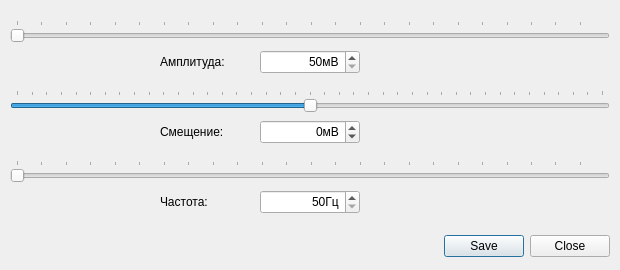
<?xml version="1.0" encoding="UTF-8"?>
<ui version="4.0">
 <class>qOutput</class>
 <widget class="QDialog" name="qOutput">
  <property name="geometry">
   <rect>
    <x>0</x>
    <y>0</y>
    <width>620</width>
    <height>270</height>
   </rect>
  </property>
  <property name="sizePolicy">
   <sizepolicy hsizetype="Fixed" vsizetype="Fixed">
    <horstretch>0</horstretch>
    <verstretch>0</verstretch>
   </sizepolicy>
  </property>
  <property name="minimumSize">
   <size>
    <width>620</width>
    <height>270</height>
   </size>
  </property>
  <property name="maximumSize">
   <size>
    <width>620</width>
    <height>270</height>
   </size>
  </property>
  <property name="windowTitle">
   <string>Настройка параметров выходного сигнала</string>
  </property>
  <widget class="QDialogButtonBox" name="buttonBox">
   <property name="geometry">
    <rect>
     <x>10</x>
     <y>230</y>
     <width>600</width>
     <height>32</height>
    </rect>
   </property>
   <property name="orientation">
    <enum>Qt::Horizontal</enum>
   </property>
   <property name="standardButtons">
    <set>QDialogButtonBox::Close|QDialogButtonBox::Save</set>
   </property>
  </widget>
  <widget class="QLabel" name="label_2">
   <property name="geometry">
    <rect>
     <x>160</x>
     <y>120</y>
     <width>100</width>
     <height>24</height>
    </rect>
   </property>
   <property name="text">
    <string>Смещение:</string>
   </property>
  </widget>
  <widget class="QLabel" name="label_5">
   <property name="geometry">
    <rect>
     <x>160</x>
     <y>50</y>
     <width>100</width>
     <height>24</height>
    </rect>
   </property>
   <property name="text">
    <string>Амплитуда:</string>
   </property>
   <property name="alignment">
    <set>Qt::AlignLeading|Qt::AlignLeft|Qt::AlignVCenter</set>
   </property>
  </widget>
  <widget class="QLabel" name="label_10">
   <property name="geometry">
    <rect>
     <x>160</x>
     <y>190</y>
     <width>100</width>
     <height>24</height>
    </rect>
   </property>
   <property name="text">
    <string>Частота:</string>
   </property>
  </widget>
  <widget class="QSlider" name="sliderOut">
   <property name="geometry">
    <rect>
     <x>10</x>
     <y>20</y>
     <width>600</width>
     <height>24</height>
    </rect>
   </property>
   <property name="minimum">
    <number>50</number>
   </property>
   <property name="maximum">
    <number>12000</number>
   </property>
   <property name="pageStep">
    <number>500</number>
   </property>
   <property name="orientation">
    <enum>Qt::Horizontal</enum>
   </property>
   <property name="tickPosition">
    <enum>QSlider::TicksAbove</enum>
   </property>
  </widget>
  <widget class="QSlider" name="sliderMean">
   <property name="geometry">
    <rect>
     <x>10</x>
     <y>90</y>
     <width>600</width>
     <height>24</height>
    </rect>
   </property>
   <property name="minimum">
    <number>-10000</number>
   </property>
   <property name="maximum">
    <number>10000</number>
   </property>
   <property name="pageStep">
    <number>500</number>
   </property>
   <property name="orientation">
    <enum>Qt::Horizontal</enum>
   </property>
   <property name="tickPosition">
    <enum>QSlider::TicksAbove</enum>
   </property>
  </widget>
  <widget class="QSpinBox" name="spinOut">
   <property name="geometry">
    <rect>
     <x>260</x>
     <y>50</y>
     <width>100</width>
     <height>24</height>
    </rect>
   </property>
   <property name="alignment">
    <set>Qt::AlignRight|Qt::AlignTrailing|Qt::AlignVCenter</set>
   </property>
   <property name="suffix">
    <string>мВ</string>
   </property>
   <property name="minimum">
    <number>50</number>
   </property>
   <property name="maximum">
    <number>12000</number>
   </property>
  </widget>
  <widget class="QSpinBox" name="spinMean">
   <property name="geometry">
    <rect>
     <x>260</x>
     <y>120</y>
     <width>100</width>
     <height>24</height>
    </rect>
   </property>
   <property name="alignment">
    <set>Qt::AlignRight|Qt::AlignTrailing|Qt::AlignVCenter</set>
   </property>
   <property name="suffix">
    <string>мВ</string>
   </property>
   <property name="minimum">
    <number>-10000</number>
   </property>
   <property name="maximum">
    <number>10000</number>
   </property>
  </widget>
  <widget class="QSlider" name="sliderFreq">
   <property name="geometry">
    <rect>
     <x>10</x>
     <y>160</y>
     <width>600</width>
     <height>24</height>
    </rect>
   </property>
   <property name="minimum">
    <number>50</number>
   </property>
   <property name="maximum">
    <number>12000</number>
   </property>
   <property name="pageStep">
    <number>500</number>
   </property>
   <property name="orientation">
    <enum>Qt::Horizontal</enum>
   </property>
   <property name="tickPosition">
    <enum>QSlider::TicksAbove</enum>
   </property>
  </widget>
  <widget class="QSpinBox" name="spinFreq">
   <property name="geometry">
    <rect>
     <x>260</x>
     <y>190</y>
     <width>100</width>
     <height>24</height>
    </rect>
   </property>
   <property name="alignment">
    <set>Qt::AlignRight|Qt::AlignTrailing|Qt::AlignVCenter</set>
   </property>
   <property name="suffix">
    <string>Гц</string>
   </property>
   <property name="minimum">
    <number>50</number>
   </property>
   <property name="maximum">
    <number>12000</number>
   </property>
  </widget>
 </widget>
 <resources/>
 <connections>
  <connection>
   <sender>buttonBox</sender>
   <signal>accepted()</signal>
   <receiver>qOutput</receiver>
   <slot>accept()</slot>
   <hints>
    <hint type="sourcelabel">
     <x>248</x>
     <y>254</y>
    </hint>
    <hint type="destinationlabel">
     <x>157</x>
     <y>274</y>
    </hint>
   </hints>
  </connection>
  <connection>
   <sender>buttonBox</sender>
   <signal>rejected()</signal>
   <receiver>qOutput</receiver>
   <slot>reject()</slot>
   <hints>
    <hint type="sourcelabel">
     <x>316</x>
     <y>260</y>
    </hint>
    <hint type="destinationlabel">
     <x>286</x>
     <y>274</y>
    </hint>
   </hints>
  </connection>
 </connections>
</ui>
